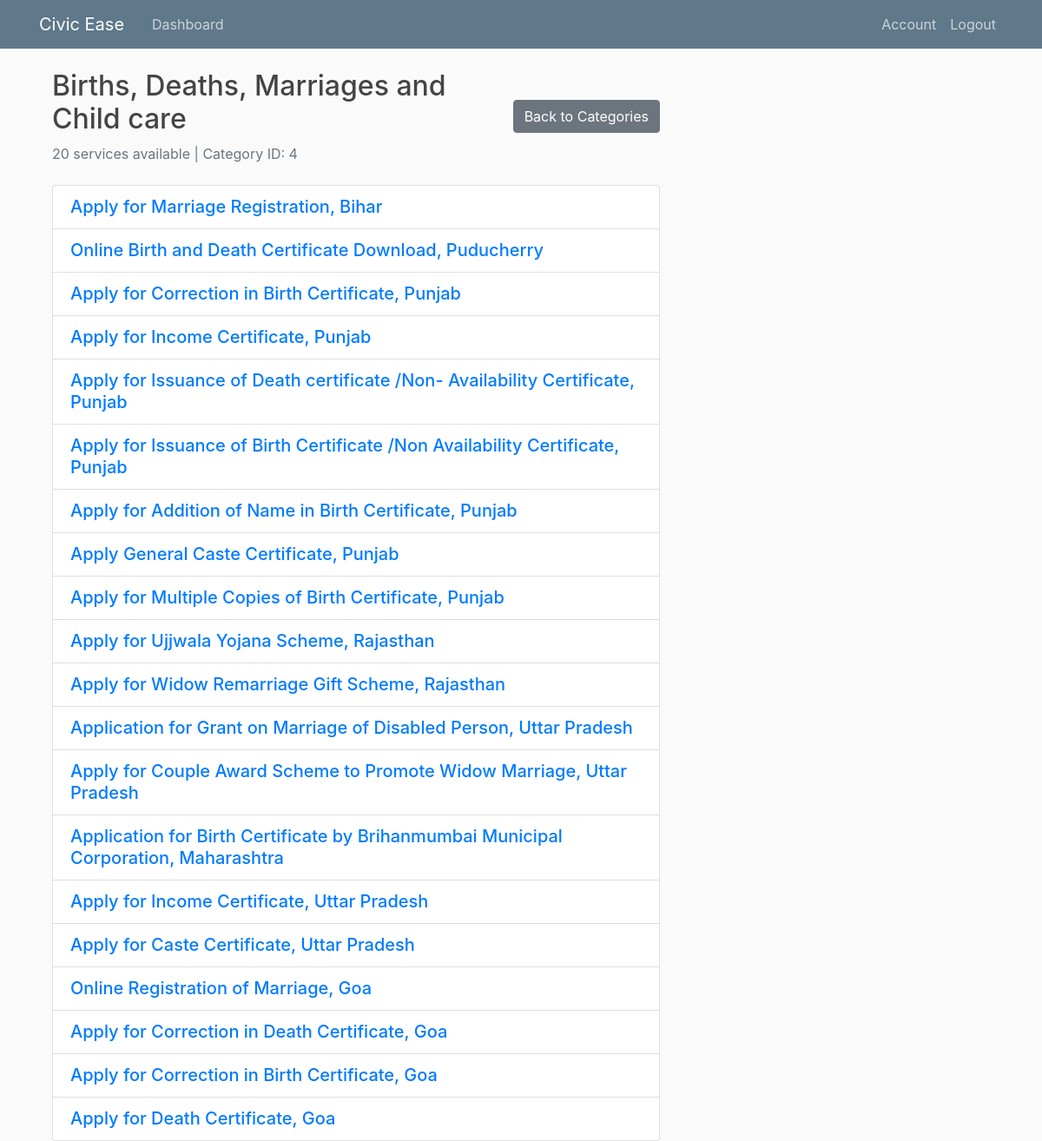
The page /category/4 (signed in) on the database as committed earlier.
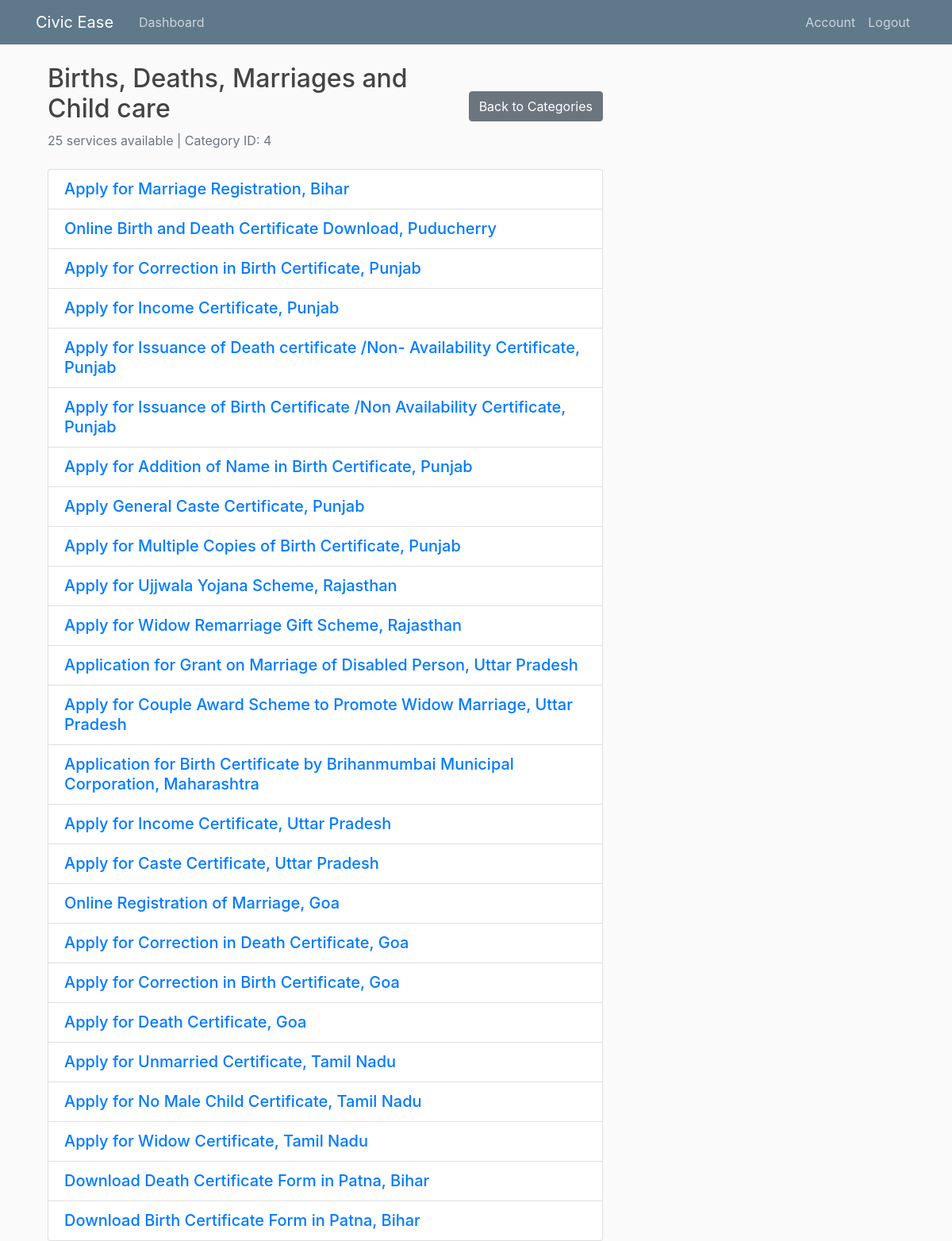
The same page on the database as committed later.
### flaskblog/models.py (models this page shows, shortened)
class Post(db.Model):
    __tablename__ = 'post'
    id = db.Column(db.Integer, primary_key=True)
    title = db.Column(db.String(100), nullable=False)
    rss_category_id = db.Column(db.Integer, nullable=True)
    rss_category_name = db.Column(db.String(120), nullable=True)
    rss_link = db.Column(db.String(300), nullable=True)
    rss_description = db.Column(db.Text, nullable=True)
    rss_pubDate = db.Column(db.DateTime, nullable=True)
    reviews = db.relationship('Review', back_populates='post')

### flaskblog/routes.py (the view)
@app.route("/category/<int:category_id>")
@login_required
def category_posts(category_id):
    posts = Post.query.filter_by(rss_category_id=category_id).all()
    if not posts:
        flash(f'No posts found for category {category_id}', 'info')
        return redirect(url_for('home'))
    category_name = posts[0].rss_category_name if posts else f'Category {category_id}'
    return render_template('category_posts.html', posts=posts,
                         category_name=category_name, category_id=category_id)

### flaskblog/models.py (called while the page is built)
@login_manager.user_loader
def load_user(user_id):
    return User.query.get(int(user_id))

### flaskblog/templates/category_posts.html (shortened to what this page needs)
{% extends "layout.html" %}
{% block content %}
    <div class="container-fluid">
        <div class="row mb-4">
            <div class="col-12">
                <div class="d-flex justify-content-between align-items-center">
                    <div>
                        <h2 class="mb-2">{{ category_name }}</h2>
                        <p class="text-muted mb-0">
                             {{ posts|length }} services available
                            | Category ID: {{ category_id }}
                        </p>
                    </div>
                    <a href="{{ url_for('home') }}" class="btn btn-secondary">
                         Back to Categories
                    </a>
                </div>
            </div>
        </div>
        <div class="row">
            <div class="col-12">
                <ul class="list-group">
                    {% for post in posts %}
                        <li class="list-group-item">
                            <a href="{{ url_for('post_detail', post_id=post.id) }}" class="h5 text-primary">{{ post.title }}</a>
                        </li>
                    {% endfor %}
                </ul>
            </div>
        </div>
    </div>
{% endblock content %}

### flaskblog/templates/layout.html (shortened to what this page needs)
<!DOCTYPE html>
<html>
<head>
  <link rel="stylesheet" href="{{ url_for('static', filename='css/bootstrap.min.css') }}">
  <link rel="stylesheet" type="text/css" href="{{ url_for('static', filename='main.css') }}">
</head>
<body>
    <header class="site-header">
      <nav class="navbar navbar-expand-md navbar-dark bg-steel fixed-top">
        <div class="container">
          <a class="navbar-brand mr-4" href="{% if current_user.is_authenticated %}{{ url_for('landing') }}{% else %}{{ url_for('landing') }}{% endif %}">Civic Ease</a>
          <div class="collapse navbar-collapse" id="navbarToggle">
            <div class="navbar-nav mr-auto">
              {% if current_user.is_authenticated %}
                <a class="nav-item nav-link" href="{{ url_for('home') }}">Dashboard</a>
              {% else %}
                <a class="nav-item nav-link" href="{{ url_for('landing') }}">Home</a>
              {% endif %}
            </div>
            <div class="navbar-nav">
              {% if current_user.is_authenticated %}
                <a class="nav-item nav-link" href="{{ url_for('account') }}">Account</a>
                <a class="nav-item nav-link" href="{{ url_for('logout') }}">Logout</a>
              {% else %}
                <a class="nav-item nav-link" href="{{ url_for('login') }}">Login</a>
                <a class="nav-item nav-link" href="{{ url_for('register') }}">Register</a>
              {% endif %}
            </div>
          </div>
        </div>
      </nav>
    </header>
    <main role="main" class="container">
      <div class="row">
        <div class="col-md-8">
          {% block content %}{% endblock %}
        </div>
      </div>
    </main>
  </body>
</html>

### flaskblog/static/main.css (style rules this page uses)
body { background: #fafafa; color: #333333; margin-top: 5rem; }
h1, h2, h3, h4, h5, h6 { color: #444444; }
.bg-steel { background-color: #5f788a; }
.site-header .navbar-nav .nav-link { color: #cbd5db; }

Rows that differ between the two databases and show on the page:
added Post: title "Apply for Unmarried Certificate, Tamil Nadu"
added Post: title "Apply for No Male Child Certificate, Tamil Nadu"
added Post: title "Apply for Widow Certificate, Tamil Nadu"
added Post: title "Download Death Certificate Form in Patna, Bihar"
added Post: title "Download Birth Certificate Form in Patna, Bihar"
Other text that changed with them:
{{ posts|length }}: "20" → "25"
